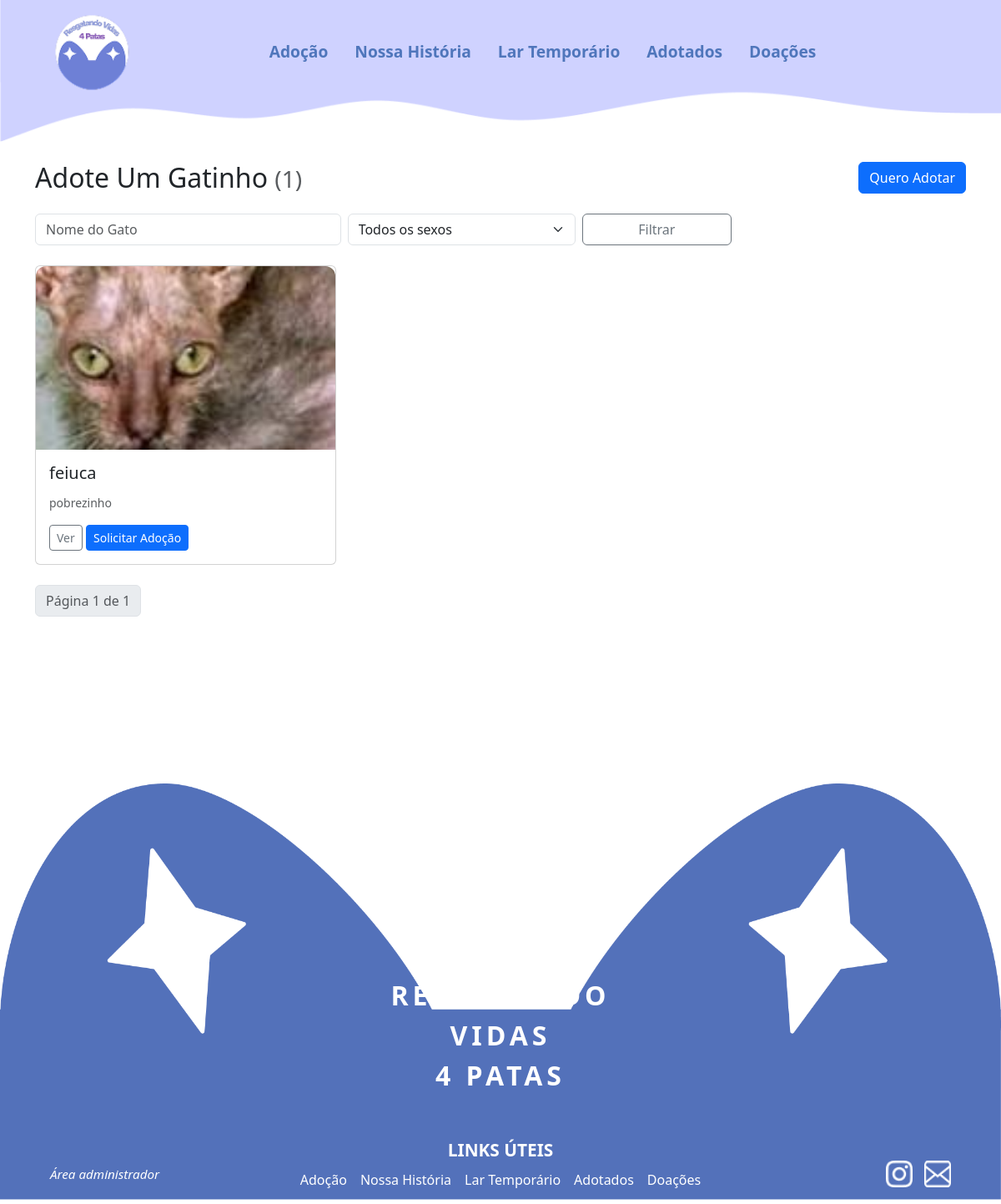
The page /adocoes/ on the database as committed earlier.
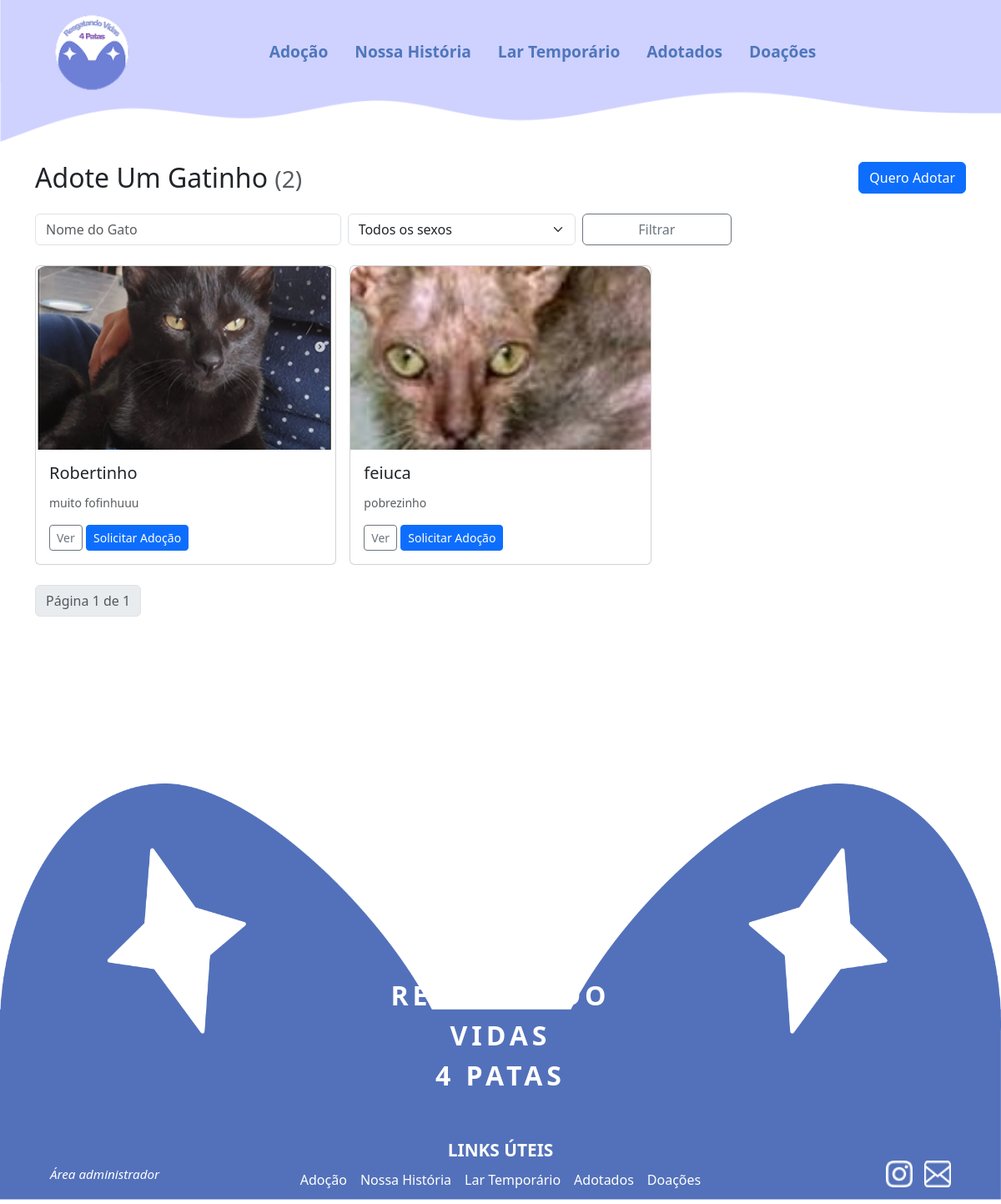
The same page on the database as committed later.
### gatos/models.py (models this page shows, shortened)
class Gato(models.Model):
    SEXO_CHOICES = [
        ("M", "Macho"),
        ("F", "Fêmea"),
    ]
    nome = models.CharField(max_length=100, verbose_name="Nome do gato")
    sexo = models.CharField(max_length=1, choices=SEXO_CHOICES, verbose_name="Sexo", blank=False, null=False)
    idade = models.CharField(max_length=10, verbose_name="Idade")
    descricao = models.TextField(max_length=10000, verbose_name="Sobre o gato")
    imagem = models.ImageField(upload_to="gatos/", verbose_name="Foto do gato")
    lar_temporario = models.BooleanField(default=False, verbose_name="Precisa de lar temporário")
    cuidado = models.ForeignKey(Cuidado, on_delete=models.CASCADE, verbose_name="Cuidados")
    temperamento = models.ForeignKey(Temperamento, on_delete=models.CASCADE, verbose_name="Temperamento")
    sociavel = models.ForeignKey(Sociavel, on_delete=models.CASCADE, verbose_name="Socialização")
    moradia = models.ForeignKey(Moradia, on_delete=models.CASCADE, verbose_name="Moradia adequada")
    adotado = models.BooleanField(default=False, verbose_name="Adotado")
    created_at = models.DateTimeField(auto_now_add=True, verbose_name="Criado em")
    updated_at = models.DateTimeField(auto_now=True, verbose_name="Atualizado em")
    class Meta:
        verbose_name = "Gato"
        verbose_name_plural = "Gatos"
        db_table = "gatos"
        ordering = ["-created_at"]

### adocoes/views.py (the view)
# urls.py: path('', views.GatoListView.as_view(), name='lista'),
class GatoListView(ListView):
    model = Gato
    template_name = 'adocoes/adocao_list.html'
    context_object_name = 'gatos'
    paginate_by = 12
    def get_queryset(self):
        try:
            qs = Gato.objects.filter(adotados__isnull=True)
            try:
                qs = qs.order_by('-created_at')
            except FieldError:
                qs = qs.order_by('-id')
            q = self.request.GET.get('q')
            sexo_filter = self.request.GET.get('sexo')
            if q:
                qs = qs.filter(nome__icontains=q)
            if sexo_filter == 'fêmea':
                qs = qs.filter(sexo__lte=1)
            elif sexo_filter == 'macho':
                qs = qs.filter(sexo__gt=1)
            return qs
        except Exception as e:
            logger.exception("Erro em GatoListView.get_queryset: %s", e)
            return Gato.objects.none()

### gatos/context_processors.py (called while the page is built)
def dashboard_totals(request):
    total_para_adocao = Gato.objects.exclude(id__in=Adotados.objects.values("gato")).count()
    total_lar_temporario = Gato.objects.filter(lar_temporario=True).exclude(id__in=Adotados.objects.values("gato")).count()
    total_adotados = Adotados.objects.count()
    return {
        "total_para_adocao": total_para_adocao,
        "total_lar_temporario": total_lar_temporario,
        "total_adotados": total_adotados,
    }

### adocoes/templates/adocoes/adocao_list.html (shortened to what this page needs)
{% extends 'ong/base.html' %}
{% block content %}
<div class="hero mb-4">
  <div class="d-flex justify-content-between align-items-center">
    <h2 class="mb-0"> Adote Um Gatinho <small class="text-muted">({{ page_obj.paginator.count }})</small></h2>
    <a href="{% url 'adocoes:formulario_adocao' %}" class="btn btn-primary">Quero Adotar</a>
  </div>
  <form method="get" class="row g-2 mt-3">
    <div class="col-md-4">
      <input name="q" value="{{ request.GET.q }}" class="form-control" placeholder="Nome do Gato">
    </div>
    <div class="col-md-3">
      <select name="sexo" class="form-select">
        <option value="">Todos os sexos</option>
      </select>
    </div>
    <div class="col-md-2">
      <button class="btn btn-outline-secondary w-100">Filtrar</button>
    </div>
  </form>
</div>
<div class="row g-3">
  {% for gato in gatos %}
  <div class="col-lg-4 col-md-6">
    <div class="card card-cat h-100">
      {% if gato.imagem %}
      <img src="{{ gato.imagem.url }}" class="card-img-top" style="height:220px;object-fit:cover;border-top-left-radius:12px;border-top-right-radius:12px;">
      {% endif %}
      <div class="card-body">
        <h5 class="card-title">{{ gato.nome }}</h5>
        <p class="card-text small text-muted">{{ gato.descricao|truncatechars:80 }}</p>
        <div class="d-flex justify-content-between align-items-center mt-3">
          <div>
            <a href="{% url 'adocoes:detail' gato.pk %}" class="btn btn-sm btn-outline-secondary">Ver</a>
            <a href="{% url 'adocoes:formulario_adocao' %}?gato={{ gato.pk }}" class="btn btn-sm btn-primary">Solicitar Adoção</a>
          </div>
        </div>
      </div>
    </div>
  </div>
  {% empty %}
  <p>Nenhum gato encontrado.</p>
  {% endfor %}
</div>
<nav class="mt-4">
  <ul class="pagination">
    <li class="page-item disabled"><span class="page-link">Página {{ page_obj.number }} de {{ page_obj.paginator.num_pages }}</span></li>
  </ul>
</nav>
{% endblock %}

Rows that differ between the two databases and show on the page:
added Gato: imagem (picture), nome "Robertinho", descricao "muito fofinhuuu"
Other text that changed with them:
{{ page_obj.paginator.count }}: "1" → "2"
